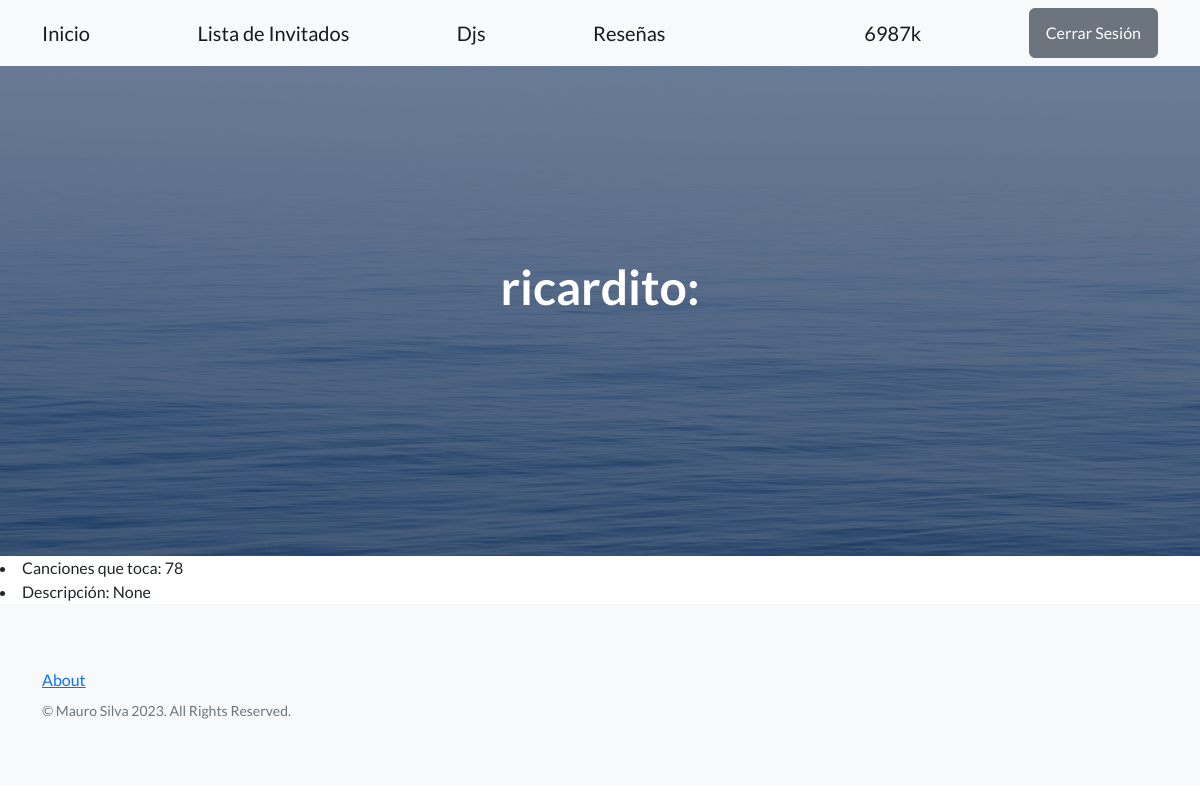
Page /djs/mostrar_dj/9 (signed in) on the committed database.
### inicio/models.py (models this page shows, shortened)
class Dj(models.Model):
    nombre = models.CharField(max_length=20)
    canciones = models.IntegerField()
    descripcion = models.TextField(null=True)
    fecha_de_presentacion = models.DateField(null=True)

### inicio/views.py (the view)
# urls.py: path('djs/mostrar_dj/<int:pk>', views.MostrarDj.as_view(), name='mostrar_dj'),
class MostrarDj(DetailView):
    model = Dj
    template_name = 'inicio/CBV/mostrar_dj_CBV.html'

### inicio/templates/inicio/CBV/mostrar_dj_CBV.html (shortened to what this page needs)
{% extends 'base.html' %}
{% block mensaje_inicio %}
{{dj.nombre}}:
{% endblock mensaje_inicio %}
{% block contenido %}
<li>Canciones que toca: {{dj.canciones}}</li>
<li>Descripción: {{dj.descripcion}}</li>
{% endblock contenido %}

### templates/base.html (shortened to what this page needs)
<!DOCTYPE html>
<html lang="en">
    {% load static %}
    <head>
        <link href="https://cdn.jsdelivr.net/npm/bootstrap-icons@1.5.0/font/bootstrap-icons.css" rel="stylesheet" type="text/css" />
        <link href= {% static 'css/styles.css' %} rel="stylesheet" />
    </head>
    <body>
        <nav class="navbar navbar-light bg-light static-top">
            <div class="container">
                <a class="navbar-brand" href={% url 'inicio:inicio' %}>Inicio</a>
                <a class="navbar-brand" href={% url 'inicio:listar_invitados' %}>Lista de Invitados</a>
                <a class="navbar-brand" href={% url 'inicio:listar_djs' %}>Djs</a>
                <a class="navbar-brand" href={% url 'usuario:resenias' %}>Reseñas</a>
                {% if request.user.is_authenticated %}
                <a class="navbar-brand" href={% url 'usuario:perfil' %}>{{request.user.username}}</a>
                <a class="btn btn-secondary" href={% url 'usuario:logout' %}>Cerrar Sesión</a>
                {% else %}
                <a class="btn btn-primary" href={% url 'usuario:login' %}>Iniciar Sesión</a>
                <a class="btn btn-primary" href={% url 'usuario:registro' %}>Registro</a>
                {% endif %}
            </div>
        </nav>
        {% block header %}
        <header class="masthead">
            <div class="container position-relative">
                <div class="row justify-content-center">
                    <div class="col-xl-6">
                        <div class="text-center text-white">
                            <h1 class="mb-5">
                                {% block mensaje_inicio %}{% endblock mensaje_inicio %}
                            </h1>
                        </div>
                    </div>
                </div>
            </div>
        </header>
        {% endblock header %}
        {% block contenido %}{% endblock contenido %}
        <footer class="footer bg-light">
            <div class="container">
                <div class="row">
                    <div class="col-lg-6 h-100 text-center text-lg-start my-auto">
                        <ul class="list-inline mb-2">
                            <li class="list-inline-item"><a href={% url 'inicio:about' %}>About</a></li>
                        </ul>
                        <p class="text-muted small mb-4 mb-lg-0">&copy; Mauro Silva 2023. All Rights Reserved.</p>
                    </div>
                </div>
            </div>
        </footer>
    </body>
</html>

### rows in the picture
Dj: nombre "ricardito", canciones "78", descripcion "None"

### other values in the picture
{{ request.user.username }} "6987k"
